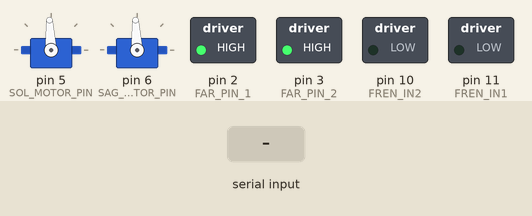
Recording of a sketch running on a simulated Arduino Uno, built with avr-gcc and run on an emulated ATmega328P. On the bench: 2 × servo, switched loads named in the sketch (green lamp = pin HIGH). Inputs (shaded band) come from the test bench.

Above: at 2.2 s.
2.3 s: "90,45,200\n" received over Serial
At 2.7 s:
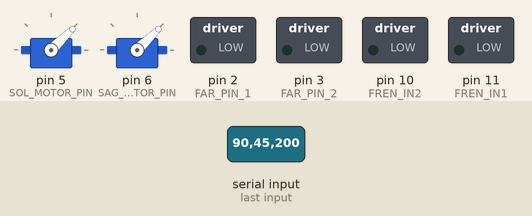
At 3.1 s:
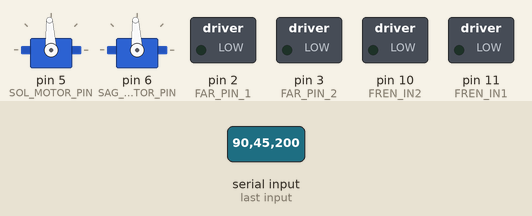
4.3 s: "90,45,200,10\n" received over Serial
At 5.8 s:
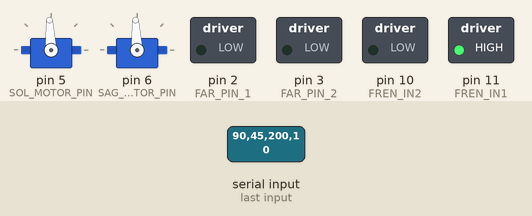
Timing chart, 0 to 8.8 s (numbered marks = the images above; inputs shaded):
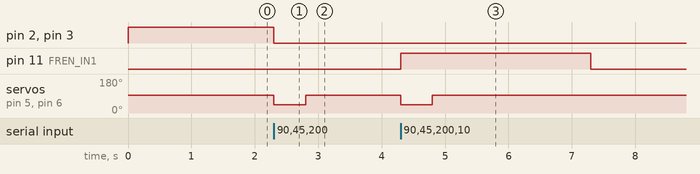

The sketch:

arac_arduino_surus.ino
```cpp
#include <Servo.h>

// MOTOR SİNYAL PİNLERİ
#define SOL_MOTOR_PIN 5
#define SAG_MOTOR_PIN 6

// FAR RÖLE PİNLERİ (2026-09-01, kullanıcı isteği) - AKTİF-DÜŞÜK: pin LOW
// olunca farlar AÇILIR, HIGH olunca KAPANIR. Pin 2/3 daha önce hiç
// kullanılmıyordu (motor pinleri 5/6), çakışma yok.
#define FAR_PIN_1 2
#define FAR_PIN_2 3

// FREN MOTORU - L298N (2026-09-06, kullanici istegi: "arduino unoya
// l298n motor surucu bagladim, 11 ve 10. pinlere bagli; yer
// istasyonundaki fiziksel manuel/otonom butonu fren olsun, bastigimizda
// freni acsin tekrar bastigimizda kapatsin, 1 kere basinca 3 sn motoru
// calistirsin").
//
// PIN CAKISMASI YOK - DOGRULANDI: bu sketch motorlar icin 5/6, farlar
// icin 2/3 kullaniyor; 10 ve 11 bosta.
//
// KABLOLAMA VARSAYIMI: 11 -> L298N IN1, 10 -> L298N IN2, ENA jumper ile
// 5V'ta (yani hiz sabit, sadece yon kontrolu var). Fren ters yone
// calisiyorsa TEK SATIR duzeltme: asagidaki FREN_AC_IN1 / FREN_AC_IN2
// degerlerini birbiriyle degistirin.
#define FREN_IN1 11
#define FREN_IN2 10
const uint8_t FREN_AC_IN1  = HIGH;  // "fren AC" yonu
const uint8_t FREN_AC_IN2  = LOW;
const unsigned long FREN_CALISMA_MS = 3000;  // her komutta motor 3 sn doner

Servo solMotor;
Servo sagMotor;

// PPM için Merkez (Durma), Maksimum ve Minimum sınır değerleri (Mikrosaniye cinsinden)
const int PPM_DUR = 1500;
const int PPM_MIN = 1000;
const int PPM_MAX = 2000;

// --- FREN DURUMU ---
// frenIstenen : Jetson'dan gelen HEDEF durum (0 = kapali, 1 = acik)
// frenUygulanan : en son FIILEN uygulanmis durum
// Motor SADECE bu ikisi farklilastiginda (kenar tetikleme) 3 sn calisir;
// Jetson ayni degeri saniyede 10 kez gonderse bile TEKRAR tetiklenmez.
// Arduino resetlenirse ikisi de 0 baslar ve motor KENDILIGINDEN DONMEZ -
// fiziksel fren neredeyse orada kalir (acilista hareket YOK).
int frenIstenen = 0;
int frenUygulanan = 0;
bool frenCalisiyor = false;
unsigned long frenBaslamaMs = 0;

// İletişim koparsa aracı durdurmak için zaman aşımı (Watchdog) sayacı
unsigned long sonKomutZamani = 0;
const unsigned long ZAMAN_ASIMI_MS = 500; // 0.5 saniye sinyal gelmezse motorları durdur

void setup() {
  solMotor.attach(SOL_MOTOR_PIN);
  sagMotor.attach(SAG_MOTOR_PIN);

  pinMode(FAR_PIN_1, OUTPUT);
  pinMode(FAR_PIN_2, OUTPUT);
  digitalWrite(FAR_PIN_1, HIGH);  // baslangicta KAPALI (aktif-dusuk)
  digitalWrite(FAR_PIN_2, HIGH);

  // Fren motoru acilista SERBEST (iki giris de LOW = L298N cikisi bos).
  pinMode(FREN_IN1, OUTPUT);
  pinMode(FREN_IN2, OUTPUT);
  digitalWrite(FREN_IN1, LOW);
  digitalWrite(FREN_IN2, LOW);

  // Başlangıçta ESC'leri aktif edebilmek (arming) ve kalibre etmek için 1500ms (Dur) sinyali gönder
  solMotor.writeMicroseconds(PPM_DUR);
  sagMotor.writeMicroseconds(PPM_DUR);

  Serial.begin(115200);
  delay(1000);
  sonKomutZamani = millis();
}

void loop() {
  // 1. PYTHON'DAN GELEN VERIYI OKU. Eski formatlar HALA DESTEKLENIR
  //    (alanlar opsiyonel, geriye donuk uyumluluk icin):
  //      "SOL_PPM,SAG_PPM\n"
  //      "SOL_PPM,SAG_PPM,FAR\n"            FAR : 0=kapali, 1=acik
  //      "SOL_PPM,SAG_PPM,FAR,FREN\n"       FREN: 0=kapali, 1=acik
  if (Serial.available()) {
    String veri = Serial.readStringUntil('\n');
    veri.trim();

    // Virgullerin yerini bul ve veriyi parcala
    int virgul1 = veri.indexOf(',');
    if (virgul1 > 0) {
      int virgul2 = veri.indexOf(',', virgul1 + 1);
      String solStr = veri.substring(0, virgul1);
      String sagStr = (virgul2 > 0) ? veri.substring(virgul1 + 1, virgul2)
                                     : veri.substring(virgul1 + 1);

      int solPPM = solStr.toInt();
      int sagPPM = sagStr.toInt();

      // Güvenlik sınırlandırması (1000 - 2000 dışına çıkılmasını donanımsal engelle)
      solPPM = constrain(solPPM, PPM_MIN, PPM_MAX);
      sagPPM = constrain(sagPPM, PPM_MIN, PPM_MAX);

      // Motorlara hassas PPM sinyallerini yaz (Farklı palet hızları burada gerçekleşir!)
      solMotor.writeMicroseconds(solPPM);
      sagMotor.writeMicroseconds(sagPPM);

      // Far durumu (3. alan varsa) - aktif-dusuk: 1 -> LOW (acik), 0 -> HIGH (kapali)
      int virgul3 = (virgul2 > 0) ? veri.indexOf(',', virgul2 + 1) : -1;
      if (virgul2 > 0) {
        String farStr = (virgul3 > 0) ? veri.substring(virgul2 + 1, virgul3)
                                      : veri.substring(virgul2 + 1);
        int farDurumu = farStr.toInt();
        digitalWrite(FAR_PIN_1, farDurumu ? LOW : HIGH);
        digitalWrite(FAR_PIN_2, farDurumu ? LOW : HIGH);
      }

      // Fren hedef durumu (4. alan varsa). Burada SADECE hedef guncellenir;
      // motoru calistirma karari asagidaki kenar-tetikleme blogunda verilir.
      if (virgul3 > 0) {
        frenIstenen = veri.substring(virgul3 + 1).toInt() ? 1 : 0;
      }

      // Watchdog sayacını sıfırla
      sonKomutZamani = millis();
    }
  }

  // 2. DONANIM KORUMASI (Watchdog - Eğer Jetson/PC bağlantısı koparsa aracı anında durdur)
  if (millis() - sonKomutZamani > ZAMAN_ASIMI_MS) {
    solMotor.writeMicroseconds(PPM_DUR);
    sagMotor.writeMicroseconds(PPM_DUR);
  }

  // 3. FREN MOTORU - KENAR TETIKLEMELI, BLOKLAMAYAN 3 SANIYE
  //    *** delay(3000) KULLANILMIYOR - KRITIK ***: bloklayan bir bekleme
  //    bu sure boyunca seri okumayi ve YUKARIDAKI SURUS WATCHDOG'UNU
  //    durdururdu; arac 3 saniye boyunca son hiziyla kontrolsuz devam
  //    ederdi. millis() ile sayilan bu yapida surus dongusu hic aksamaz.
  if (!frenCalisiyor && frenIstenen != frenUygulanan) {
    frenUygulanan = frenIstenen;
    frenCalisiyor = true;
    frenBaslamaMs = millis();
    if (frenIstenen == 1) {           // FREN AC
      digitalWrite(FREN_IN1, FREN_AC_IN1);
      digitalWrite(FREN_IN2, FREN_AC_IN2);
    } else {                          // FREN KAPAT (ters yon)
      digitalWrite(FREN_IN1, FREN_AC_IN2);
      digitalWrite(FREN_IN2, FREN_AC_IN1);
    }
  }
  if (frenCalisiyor && (millis() - frenBaslamaMs >= FREN_CALISMA_MS)) {
    frenCalisiyor = false;
    digitalWrite(FREN_IN1, LOW);      // motoru SERBEST birak (bos)
    digitalWrite(FREN_IN2, LOW);
    // *** IKINCI SAVUNMA HATTI (2026-09-06, canli testte bulundu) ***
    // Hareket SIRASINDA gelen durum degisiklikleri BIRIKMEZ - hedef,
    // fiilen uygulanan duruma esitlenir. Yoksa (butonun kontak sicramasi
    // yuzunden yasandi) 3 saniye biter bitmez motor hemen TERS yone
    // kalkiyor ve lineer aktuator ileri-geri gidip hicbir yere varmiyordu.
    // Asil koruma yer istasyonunda (kontrol_paneli_node::FREN_KILIT_S);
    // bu, komut baska bir kaynaktan gelse bile gecerli olan yedegidir.
    frenIstenen = frenUygulanan;
  }
}
```

Measured:
- after the input at 2.3 s, pin 2 (FAR_PIN_1), pin 3 (FAR_PIN_2): HIGH → LOW at once; servo on pin 5 (SOL_MOTOR_PIN), servo on pin 6 (SAG_MOTOR_PIN): 93° → 44° at once, → 93° 0.50 s later
- after the input at 4.3 s, pin 11 (FREN_IN1): LOW → HIGH at once, → LOW 3.0 s later; servo on pin 5 (SOL_MOTOR_PIN), servo on pin 6 (SAG_MOTOR_PIN): 93° → 44° at once, → 93° 0.50 s later
